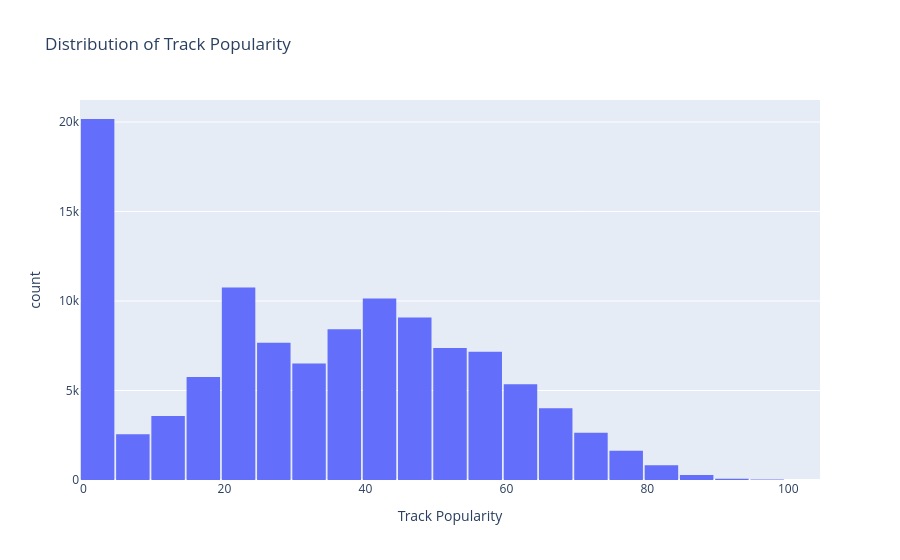

The notebook cell saved with this chart:
### Code cell
fig_popularity = px.histogram(
    tracks_clean,
    x="track_popularity",
    nbins=30,
    title="Distribution of Track Popularity",
    labels={"track_popularity": "Track Popularity"},
)
fig_popularity.update_layout(bargap=0.05)
fig_popularity.show()

### Figure 1 — Plotly figure (JSON) as saved in the notebook; plotly's stock layout.template omitted (floating-point values rounded to 4 significant figures; data arrays with more than 128 entries replaced by an {"elided": "..."} marker saying what was removed)
{"data": [{"alignmentgroup": "True", "bingroup": "x", "hovertemplate": "Track Popularity=%{x}<br>count=%{y}<extra></extra>", "legendgroup": "", "marker": {"color": "#636efa", "pattern": {"shape": ""}}, "name": "", "nbinsx": 30, "offsetgroup": "", "orientation": "v", "showlegend": false, "type": "histogram", "x": {"elided": "113999 int values"}, "xaxis": "x", "yaxis": "y"}], "layout": {"bargap": 0.05, "barmode": "relative", "legend": {"tracegroupgap": 0}, "title": {"text": "Distribution of Track Popularity"}, "xaxis": {"anchor": "y", "domain": [0, 1], "title": {"text": "Track Popularity"}}, "yaxis": {"anchor": "x", "domain": [0, 1], "title": {"text": "count"}}}}
